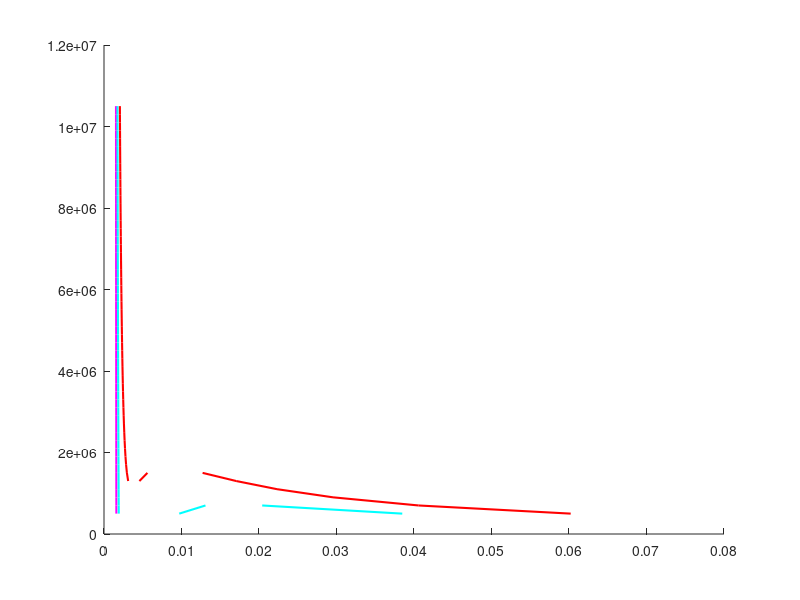

Source code (MATLAB): (Note: this script raises an error after producing the figure.)
clear all
clc
% % load oxygen_sat_data.mat
omega = 0.489; %Acentric factor
Tc = 617.7; %K
Pc = 2.12E6; %Pa
R = 8.31446; %J/(mol*K)
b = 0.07780*(R*Tc/Pc); % m^3/mol
a = 0.45724*(((R^2)*(Tc^2))/Pc); % J*m^3/mol
M = 142.29/1000; %kg/mol
S = 0.37464+1.54226*omega-0.26992*omega^2;% no unit
T = [300,440,580,720,860,1000];
delta_P = 2E5;
for j = 1:1:6
    P = 0.5E6;
    for i = 1:1:51
        alpha = sqrt(1+S*(1-(T(j)/Tc)^0.5))
        A = (a*alpha*P)/(R^2*T(j)^2);
        B = (b*P)/(R*T(j));
        z = roots([1 -(1-B) (A-2*B-3*B^2) -(A*B-B^2-B^3)]);
        
        %decide the state whether it is vap or liq
        if imag(z(1,1)) == 0
            z_vap(i,j) = z(1,1);
            rho_vap(i,j) = P*M/(z_vap(i,j)*R*T(j));
            v_vap(i,j) = 1/rho_vap(i,j);
            pres_vap(i,j)=P;
        end
        if imag(z(2,1)) == 0
            z_mid(i,j) = z(2,1);
            rho_mid(i,j) = P*M/(z_mid(i,j)*R*T(j));
            v_mid(i,j) = 1/rho_mid(i,j);
            pres_mid(i,j)=P;
            
        end
        if imag(z(3,1))==0
            z_liq(i,j) = z(3,1);
            rho_liq(i,j) = P*M/(z_liq(i,j)*R*T(j));
            v_liq(i,j) = 1/rho_liq(i,j);
            pres_liq(i,j)=P;
        end
        P_save(i)= P;
        P = P + delta_P;
    end
end

for j = 1:1:6
    for i = 1:1:51
        if pres_vap(i,j)== 0
           pres_vap(i,j) = NaN;
           v_vap(i,j) = NaN;
           rho_vap(i,j)=NaN;
        end
    end
end
for j = 1:1:4
    for i = 1:1:51
        if pres_liq(i,j)== 0
           pres_liq(i,j) = NaN;
           v_liq(i,j) = NaN;
           rho_liq(i,j) =NaN;
        end
    end
end
for j = 1:1:3
    for i = 1:1:6
        if pres_mid(i,j)== 0
           pres_mid(i,j) = NaN;
           v_mid(i,j) = NaN;
           rho_mid(i,j) =NaN;
        end
    end
end

color = ["m","c","r","g","b","k"];

figure(1)
hold on 
plot([NaN;v_liq(:,1);NaN;v_mid(:,1);NaN;v_vap(:,1);NaN],[NaN;pres_liq(:,1);NaN;pres_mid(:,1);NaN;pres_vap(:,1);NaN],color(1),'linewidth',1.5);
plot([NaN;v_liq(:,2);NaN;v_mid(:,2);NaN;v_vap(:,2);NaN],[NaN;pres_liq(:,2);NaN;pres_mid(:,2);NaN;pres_vap(:,2);NaN],color(2),'linewidth',1.5);
plot([NaN;v_liq(:,3);NaN;v_mid(:,3);NaN;v_vap(:,3);NaN],[NaN;pres_liq(:,3);NaN;pres_mid(:,3);NaN;pres_vap(:,3);NaN],color(3),'linewidth',1.5);
plot([NaN;v_liq(:,4);NaN;v_mid(:,4);NaN;v_vap(:,4);NaN],[NaN;pres_liq(:,4);NaN;pres_mid(:,4);NaN;pres_vap(:,4);NaN],color(4),'linewidth',1.5);
plot([NaN;v_liq(:,5);NaN;v_mid(:,5);NaN;v_vap(:,5);NaN],[NaN;pres_liq(:,5);NaN;pres_mid(:,5);NaN;pres_vap(:,5);NaN],color(5),'linewidth',1.5);
plot([NaN;v_liq(:,6);NaN;v_mid(:,6);NaN;v_vap(:,6);NaN],[NaN;pres_liq(:,6);NaN;pres_mid(:,6);NaN;pres_vap(:,6);NaN],color(6),'linewidth',1.5);
% plot([NaN;v_liq(:,7);NaN;v_mid(:,7);NaN;v_vap(:,7);NaN],[NaN;pres_liq(:,7);NaN;pres_mid(:,7);NaN;pres_vap(:,7);NaN],'linewidth',1.5);
% plot(v_liq_sat,P_sat,"rp");
% plot(v_vapor_sat,P_sat,"rp");
legend("60k","75k","90k","105k","120k","135k","150K","saturation line")
title("Constant Temperture Molar Volume VS Pressure for oxygen using Soave PR EoS")
xlabel("Molar Volume (m^3/mol)")
ylabel("Pressure(Pa)")
axis([0 4*10^(-3) 0.5*10^6 5*10^6])
hold off

figure(2)
hold on 
plot([NaN;rho_liq(:,1);NaN;rho_mid(:,1);NaN;rho_vap(:,1);NaN],[NaN;pres_liq(:,1);NaN;pres_mid(:,1);NaN;pres_vap(:,1);NaN],color(1),'linewidth',1.5);
plot([NaN;rho_liq(:,2);NaN;rho_mid(:,2);NaN;rho_vap(:,2);NaN],[NaN;pres_liq(:,2);NaN;pres_mid(:,2);NaN;pres_vap(:,2);NaN],color(2),'linewidth',1.5);
plot([NaN;rho_liq(:,3);NaN;rho_mid(:,3);NaN;rho_vap(:,3);NaN],[NaN;pres_liq(:,3);NaN;pres_mid(:,3);NaN;pres_vap(:,3);NaN],color(3),'linewidth',1.5);
plot([NaN;rho_liq(:,4);NaN;rho_mid(:,4);NaN;rho_vap(:,4);NaN],[NaN;pres_liq(:,4);NaN;pres_mid(:,4);NaN;pres_vap(:,4);NaN],color(4),'linewidth',1.5);
plot([NaN;rho_liq(:,5);NaN;rho_mid(:,5);NaN;rho_vap(:,5);NaN],[NaN;pres_liq(:,5);NaN;pres_mid(:,5);NaN;pres_vap(:,5);NaN],color(5),'linewidth',1.5);
plot([NaN;rho_liq(:,6);NaN;rho_mid(:,6);NaN;rho_vap(:,6);NaN],[NaN;pres_liq(:,6);NaN;pres_mid(:,6);NaN;pres_vap(:,6);NaN],color(6),'linewidth',1.5);
% plot([NaN;rho_liq(:,7);NaN;rho_mid(:,7);NaN;rho_vap(:,7);NaN],[NaN;pres_liq(:,7);NaN;pres_mid(:,7);NaN;pres_vap(:,7);NaN],'linewidth',1.5);
% plot(rho_liq_sat,P_sat,"rp");
% plot(rho_vapor_sat,P_sat,"rp");
legend("60k","75k","90k","105k","120k","135k","150K","saturation line")
title("Constant Temperture Density VS Pressure for oxygen using Soave PR EoS")
xlabel("Density (kg/m^3)")
ylabel("Pressure(Pa)")
hold off
